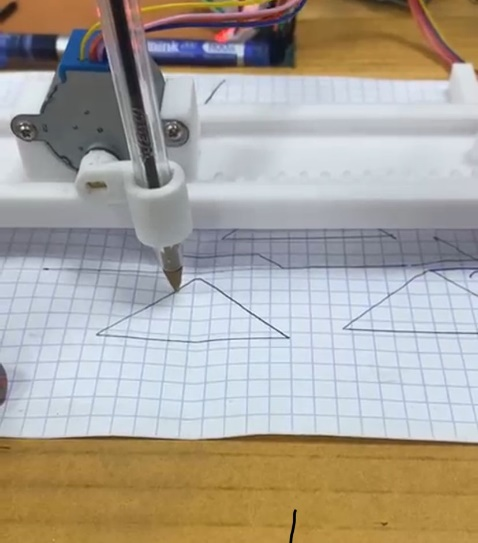
#> input picture rapport/image1.jpg, 478 x 543 px
$ python -i imageUtils.py   (imports and definitions only)
#> lines starting #> are read from the running program, lines starting #| are printed output that depends on the picture; after the words box and inside, x2 and y2 are one past the last pixel; in counts of white or black regions, pixels touching at a corner belong together
#> further down, picture is the input picture: shape (543, 478, 3); mean B, G, R 154.1, 163.5, 169.8
from PIL import Image
import numpy as np
import cv2

def resize_image(image_path, scale_factor=2):
    img = Image.open(image_path)
    new_size = (int(img.width * scale_factor), int(img.height * scale_factor))
    img_resized = img.resize(new_size, Image.LANCZOS)
    new_image_path = "resized_" + image_path
    img_resized.save(new_image_path)
    return new_image_path

def image_to_contours(img, n=10, canny_threshold1=50, canny_threshold2=150, pen_diameter=2, max_width=2000, multiplier=4.5):
#> called with n = 10, canny_threshold1 = 50, canny_threshold2 = 150, pen_diameter = 2, max_width = 2000, multiplier = 4.5
    gray = cv2.cvtColor(img, cv2.COLOR_BGR2GRAY)
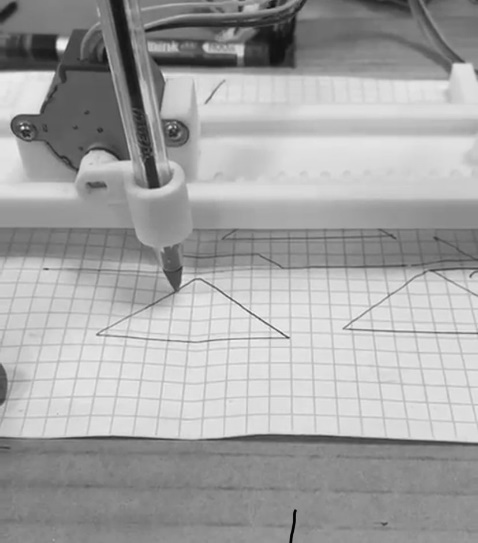
#> gray: shape (543, 478); min 2, max 247, mean 164.3
    blurred = cv2.GaussianBlur(gray, (5, 5), 0)
    edges = cv2.Canny(blurred, canny_threshold1, canny_threshold2)
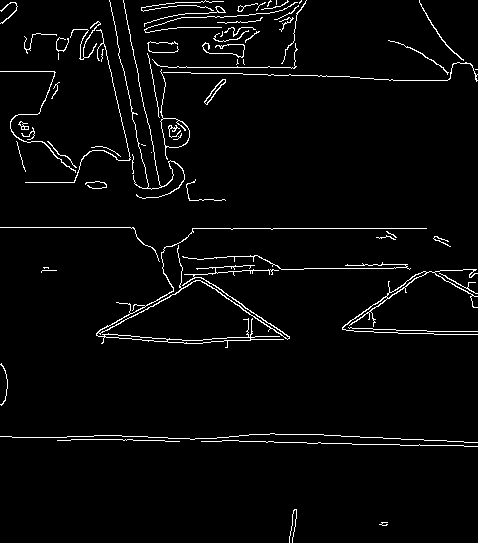
#> edges: shape (543, 478); 3.2% white in thin lines or dots

    kernel_size = int(pen_diameter * 2)
    kernel = np.ones((kernel_size, kernel_size), np.uint8)
    edges = cv2.dilate(edges, kernel, iterations=1)
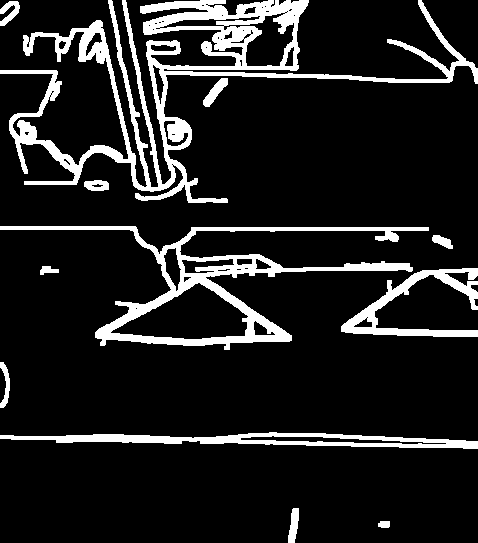
#> edges: shape (543, 478); 12.5% white; 12 white regions

    contours, _ = cv2.findContours(edges, cv2.RETR_LIST, cv2.CHAIN_APPROX_SIMPLE)
#> contours = 70 contours, 35 with area under 20; largest, box (x1, y1, x2, y2) and area: (0, 0, 478, 203) 17203, (0, 226, 429, 350) 12571, (110, 282, 249, 340) 4435, (0, 432, 478, 449) 3631, (341, 268, 478, 337) 2460

    height, width = img.shape[:2]
#> height = 543; width = 478
    scale =  multiplier*max_width / max(width, height)
#> scale = 16.57
    simplified_contours = []

    for contour in contours:
        if cv2.contourArea(contour) < 10:
            continue

        epsilon = n * cv2.arcLength(contour, True) / 100
        approx = cv2.approxPolyDP(contour, epsilon, True)
        approx = approx.squeeze()
        if approx.ndim == 1:
            approx = np.expand_dims(approx, axis=0)

        scaled = [(int(x * scale), multiplier*max_width - int(y * scale)) for (x, y) in approx]
        simplified_contours.append(scaled)
#> this loop made 70 passes
#> (epsilon, approx) on pass 70: (508, [[0, 70]])
#> (epsilon, approx, scaled) on passes 1 to 6: (3.22, [[378, 523], [389, 526], [389, 521]], [(6265, 332), (6447, 282), (6447, 365)]), (8.27, [[298, 508], [288, 542]], [(4939, 581), (4773, 17)]), (42.17, [[240, 438], [446, 443]], [(3977, 1741), (7392, 1658)]), (98.74, [[477, 448], [0, 435]], [(7906, 1575), (0, 1791)]), (10.59, [[0, 362], [3, 407]], [(0, 3000), (49, 2255)]), (6.75, [[253, 322], [275, 334], [255, 335]], [(4193, 3663), (4558, 3465), (4226, 3448)])
#> after the loop, simplified_contours = 40 items

    all_points = [pt for contour in simplified_contours for pt in contour]
#> all_points = 107 pairs, first value 0 to 7906, second value 17 to 8984
    if all_points:
        xs = [p[0] for p in all_points]
#> xs = 107 values, max 7906 at index 7, min 0 at index 8, mean 3311.3
        ys = [p[1] for p in all_points]
#> ys = 107 values, max 8984 at index 104, min 17 at index 4, mean 6006.8
        center_x = (min(xs) + max(xs)) // 2
#> center_x = 3953
        center_y = (min(ys) + max(ys)) // 2
#> center_y = 4500

        centered_contours = []
        for contour in simplified_contours:
            centered_contours.append([(x - center_x, y - center_y) for (x, y) in contour])
#> this loop made 40 passes
#> contour on passes 1 to 12: [(6265, 332), (6447, 282), (6447, 365)], [(4939, 581), (4773, 17)], [(3977, 1741), (7392, 1658)], [(7906, 1575), (0, 1791)], [(0, 3000), (49, 2255)], [(4193, 3663), (4558, 3465), (4226, 3448)], [(6165, 3663), (5850, 3597), (6066, 3746)], [(4110, 3763), (1823, 3498), (3281, 4326)], [(3033, 4343), (3049, 4426), (3165, 4409)], [(3812, 4542), (3596, 4525)], [(7906, 4559), (5651, 3514)], [(662, 4525), (961, 4492), (828, 4592)]
#> after the loop, centered_contours = 40 items
        simplified_contours = centered_contours

    return simplified_contours

>>> import cv2
>>> picture = cv2.imread('../rapport/image1.jpg')
>>> result = image_to_contours(picture)
#> result = 40 items

$ run again, on rapport/image4.jpg
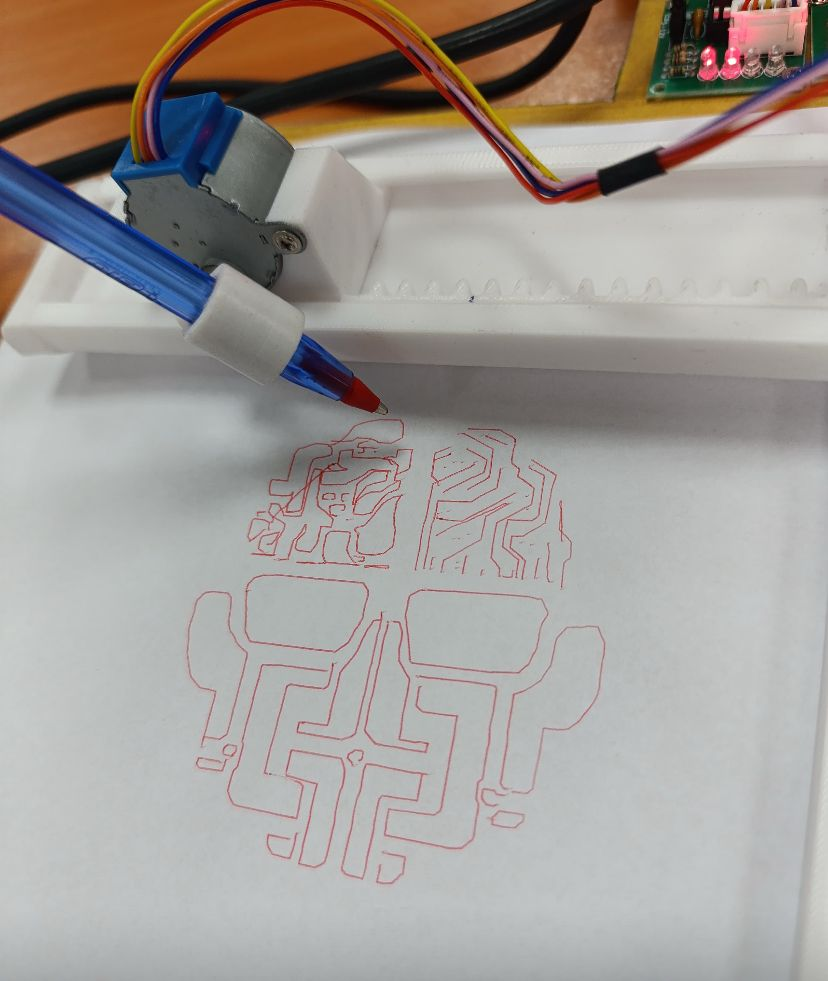
#> input picture rapport/image4.jpg, 828 x 981 px
#> picture is the input picture: shape (981, 828, 3); mean B, G, R 152, 156.5, 161.8
#> in image_to_contours, `edges = cv2.Canny(blurred, canny_threshold1, canny_threshold2)`:
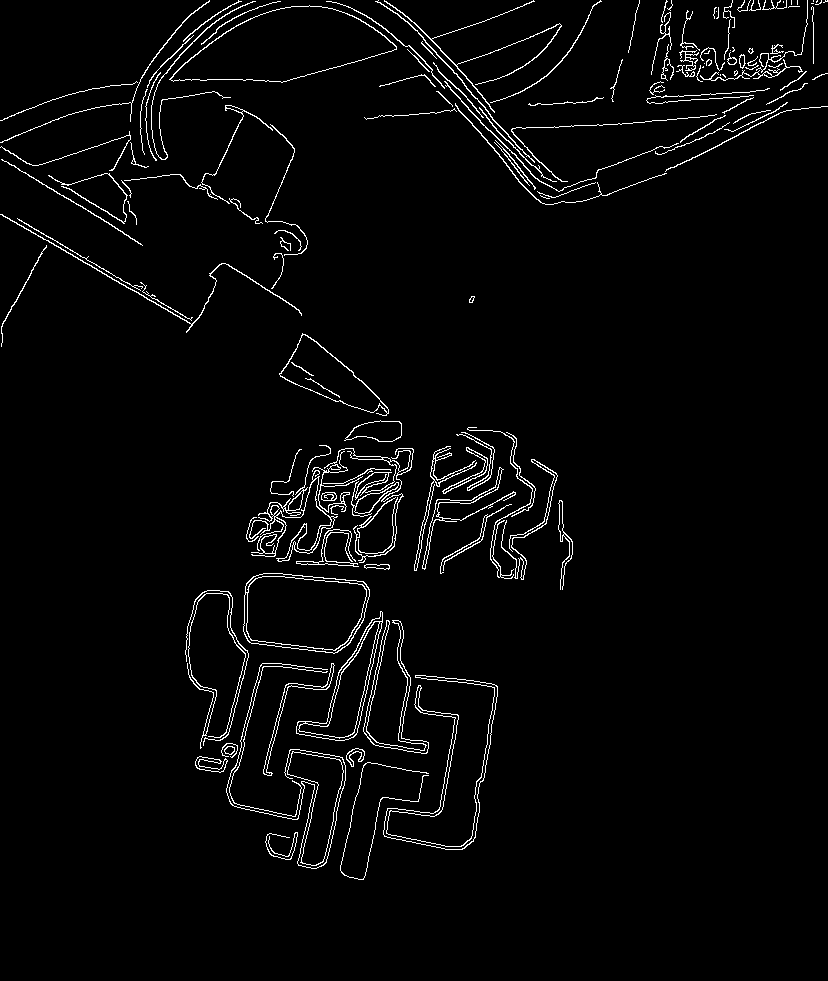
#> edges: shape (981, 828); 2.9% white in thin lines or dots, all inside (x1, y1, x2, y2) = (0, 0, 828, 880)
#> in image_to_contours, `edges = cv2.dilate(edges, kernel, iterations=1)`:
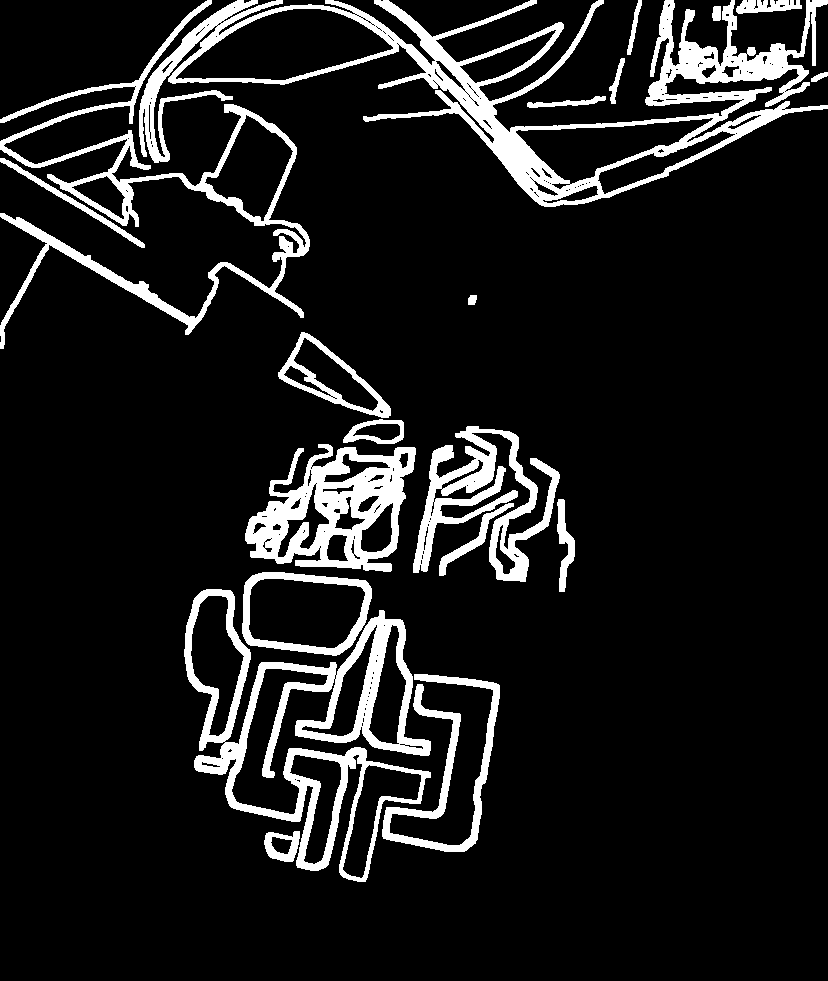
#> edges: shape (981, 828); 11% white; 20 white regions
#> contours = 279 contours, 200 with area under 20; largest, box (x1, y1, x2, y2) and area: (139, 0, 828, 207) 45664, (184, 589, 431, 882) 29432, (0, 0, 310, 349) 15744, (245, 444, 416, 572) 14176, (175, 8, 394, 81) 9616
#> the loop in image_to_contours, `for contour in contours:` made 279 passes
#> (epsilon, approx) on pass 96: (176.4, [[467, 426]])
#> after the loop in image_to_contours, `for contour in contours:`: simplified_contours = 97 items
#> all_points = 259 pairs, first value 0 to 7587, second value 918 to 9000
#> xs = 259 values, max 7587 at index 205, min 0 at index 168, mean 3886.1
#> ys = 259 values, max 9000 at index 253, min 918 at index 34, mean 5616.6
#> center_x = 3793
#> center_y = 4959
#> the loop in image_to_contours, `for contour in simplified_contours:` made 97 passes
#> contour on passes 1 to 7: [(2486, 1322), (2669, 1303), (2642, 1175)], [(2743, 1377), (2440, 1358), (2458, 1156), (2678, 1101)], [(3853, 1900), (3183, 982), (3348, 1955)], [(1844, 2010), (2018, 1973)], [(2706, 2083), (3128, 1964), (2880, 1074)], [(2110, 2138), (2128, 2120), (2091, 2101), (2082, 2111)], [(3706, 2166), (3880, 2138)]
#> after the loop in image_to_contours, `for contour in simplified_contours:`: centered_contours = 97 items

$ run again, on rapport/image2.png
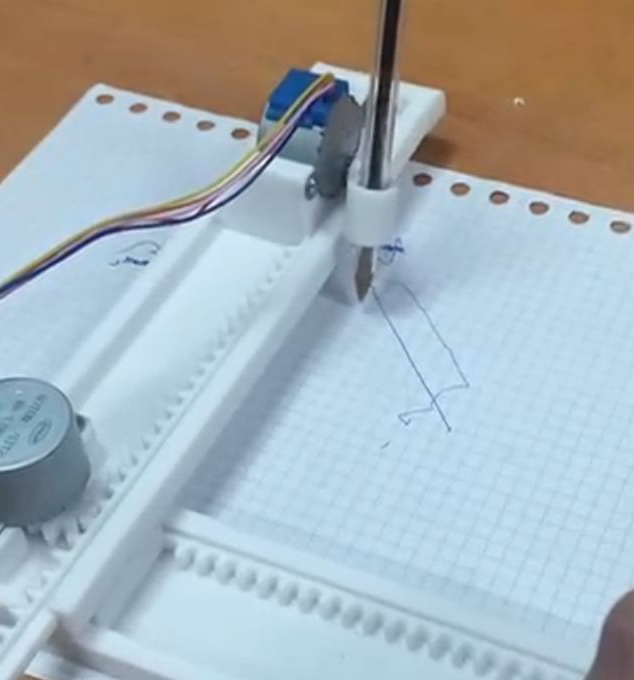
#> input picture rapport/image2.png, 634 x 680 px
#> picture is the input picture: shape (680, 634, 3); mean B, G, R 184.3, 178.4, 166.5
#> in image_to_contours, `gray = cv2.cvtColor(img, cv2.COLOR_BGR2GRAY)`:
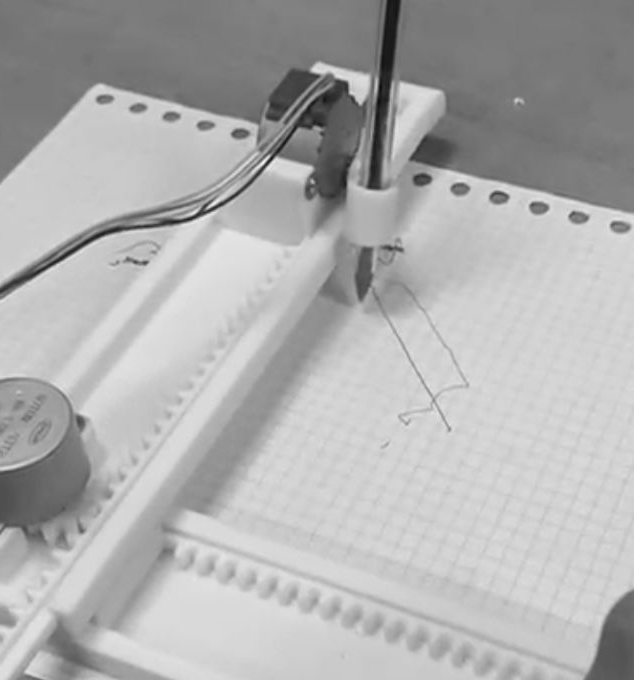
#> gray: shape (680, 634); min 11, max 244, mean 175.5
#> in image_to_contours, `edges = cv2.dilate(edges, kernel, iterations=1)`:
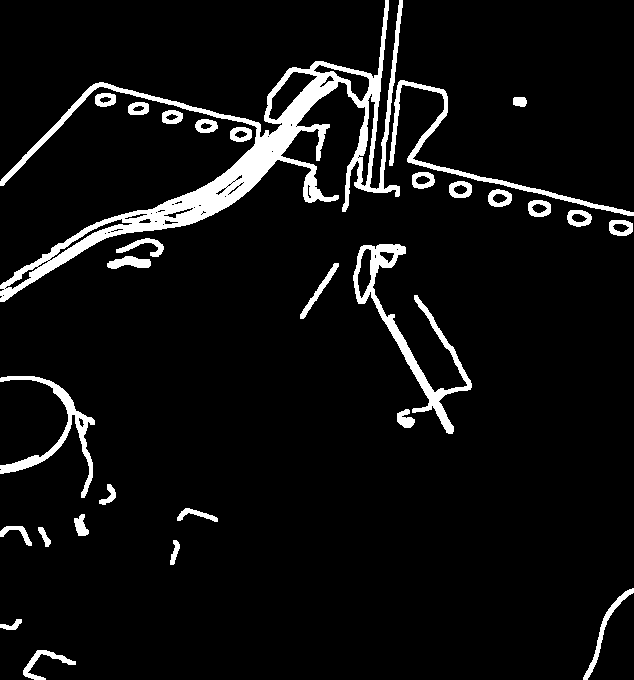
#> edges: shape (680, 634); 6.6% white; 29 white regions
#> contours = 95 contours, 37 with area under 20; largest, box (x1, y1, x2, y2) and area: (0, 0, 403, 302) 16328, (353, 244, 472, 434) 3420, (389, 80, 634, 216) 1638, (0, 376, 95, 498) 1560, (268, 71, 318, 121) 985
#> the loop in image_to_contours, `for contour in contours:` made 95 passes
#> (epsilon, approx, scaled) on passes 1 to 5: (18.49, [[23, 674], [75, 661], [37, 650]], [(304, 80), (992, 252), (489, 398)]), (5.78, [[21, 619], [0, 627], [15, 629]], [(277, 808), (0, 702), (198, 675)]), (23.1, [[633, 588], [583, 679]], [(8377, 1218), (7716, 14)]), (6.12, [[176, 540], [170, 564]], [(2329, 1853), (2250, 1536)]), (5.2, [[38, 527], [48, 546]], [(502, 2025), (635, 1774)])
#> after the loop in image_to_contours, `for contour in contours:`: simplified_contours = 62 items
#> all_points = 185 pairs, first value 0 to 8377, second value 14 to 9000
#> xs = 185 values, max 8377 at index 6, min 0 at index 4, mean 3754.3
#> ys = 185 values, max 9000 at index 183, min 14 at index 7, mean 5834.9
#> center_x = 4188
#> center_y = 4507
#> the loop in image_to_contours, `for contour in simplified_contours:` made 62 passes
#> contour on passes 1 to 8: [(304, 80), (992, 252), (489, 398)], [(277, 808), (0, 702), (198, 675)], [(8377, 1218), (7716, 14)], [(2329, 1853), (2250, 1536)], [(502, 2025), (635, 1774)], [(0, 1973), (410, 1787), (291, 2039)], [(1072, 2198), (979, 2092), (1125, 1920)], [(2342, 2158), (2872, 2105)]
#> after the loop in image_to_contours, `for contour in simplified_contours:`: centered_contours = 62 items

$ run again, on rapport/image3.png
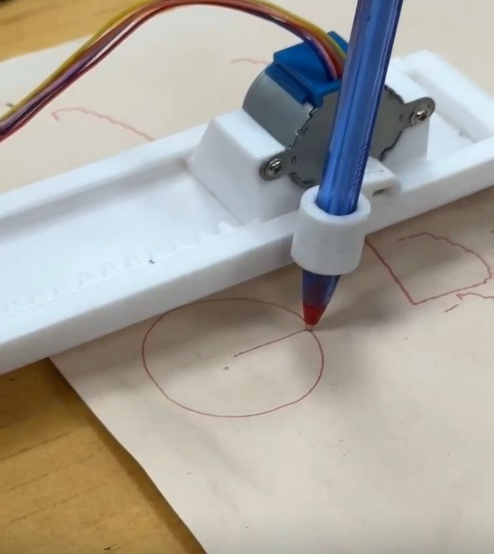
#> input picture rapport/image3.png, 494 x 554 px
#> picture is the input picture: shape (554, 494, 3); mean B, G, R 156.4, 164.6, 168.9
#> in image_to_contours, `edges = cv2.Canny(blurred, canny_threshold1, canny_threshold2)`:
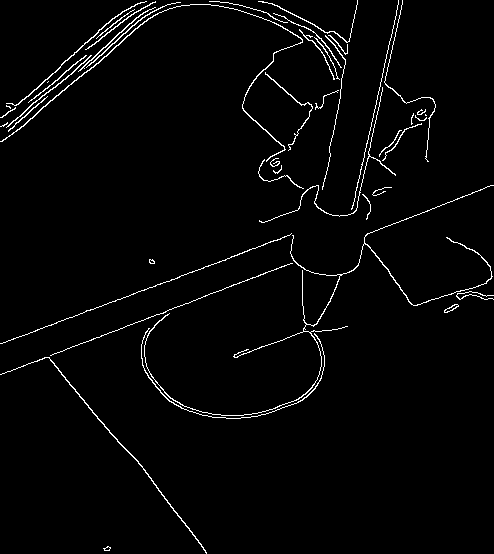
#> edges: shape (554, 494); 2.4% white in thin lines or dots
#> in image_to_contours, `edges = cv2.dilate(edges, kernel, iterations=1)`:
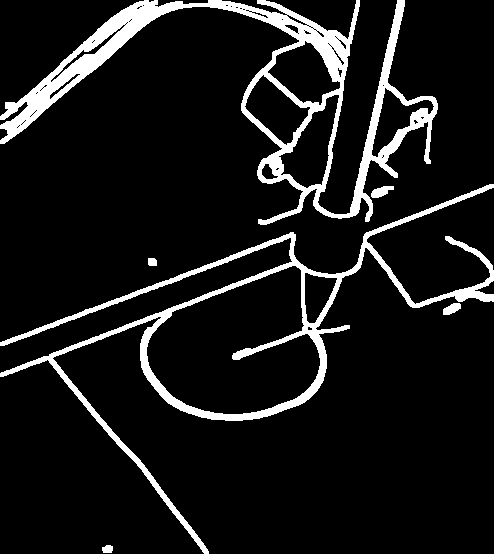
#> edges: shape (554, 494); 9.6% white; 6 white regions
#> contours = 89 contours, 67 with area under 20; largest, box (x1, y1, x2, y2) and area: (0, 184, 494, 554) 27785, (0, 0, 438, 225) 23608, (146, 265, 321, 415) 17558, (278, 94, 340, 189) 2748, (267, 40, 341, 106) 2610
#> the loop in image_to_contours, `for contour in contours:` made 89 passes
#> contour on passes 11, 13, 14, 15, 16, 17, 18, 19: [[381, 157], [382, 156], [383, 157], [382, 158]], [[16, 127], [17, 126], [18, 127], [17, 128]], [[17, 126], [18, 125], [19, 126], [18, 127]], [[18, 125], [19, 124], [20, 125], [19, 126]], [[20, 124], [21, 123], [22, 124], [21, 125]], [[21, 123], [22, 122], [23, 123], [22, 124]], [[22, 122], [23, 121], [24, 122], [23, 123]], [[23, 121], [24, 120], [25, 121], [24, 122]]
#> after the loop in image_to_contours, `for contour in contours:`: simplified_contours = 25 items
#> all_points = 71 pairs, first value 0 to 8009, second value 33 to 8806
#> xs = 71 values, max 8009 at index 22, min 0 at index 23, mean 4593.6
#> ys = 71 values, max 8806 at index 67, min 33 at index 1, mean 6298.6
#> center_x = 4004
#> center_y = 4419
#> the loop in image_to_contours, `for contour in simplified_contours:` made 25 passes
#> contour on passes 1 to 7: [(1657, 114), (1673, 33), (1819, 65), (1787, 147)], [(4987, 3688), (5019, 3704), (5068, 3656), (5003, 3639)], [(7472, 4062), (7196, 3899)], [(4954, 4582), (5474, 4484), (5101, 3753)], [(4841, 4663), (4922, 2616), (2680, 2681)], [(2404, 4809), (2420, 4695), (2534, 4695), (2501, 4809)], [(6384, 5979), (6027, 5816)]
#> after the loop in image_to_contours, `for contour in simplified_contours:`: centered_contours = 25 items
